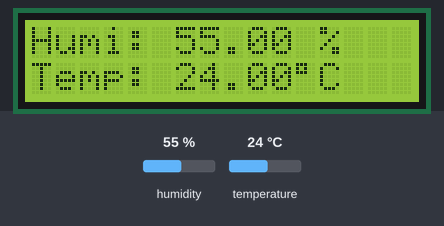
A sketch run on a simulated Arduino Uno, built for the host (arithmetic inside an expression is 32-bit, double 64-bit). On the bench: 16×2 character LCD. The test bench sets the inputs (shaded band); at power-on: humidity 55 %, temperature 24 °C. WiFi joins after 1.5 s; servers stay silent unless stated; what the sketch prints to the serial monitor is not drawn.

Above: at 4.7 s.
4.8 s: humidity set to 22 %
At 6.4 s:
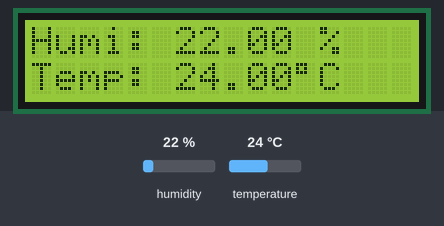
7.5 s: temperature set to 12 °C
At 8.5 s:
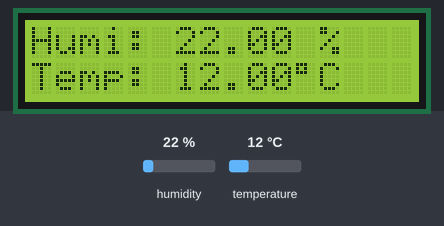
10.2 s: humidity set to 40 %
At 12.6 s:
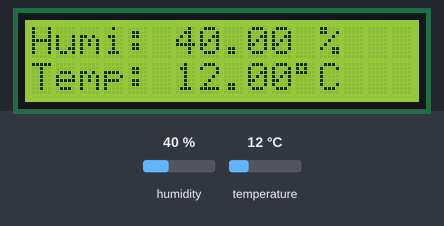
13.4 s: temperature set to 19 °C
At 14.6 s:
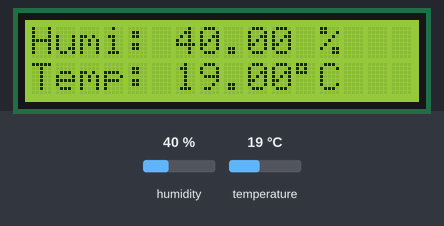
Timing chart, 0 to 16.4 s (numbered marks = the images above; inputs shaded):
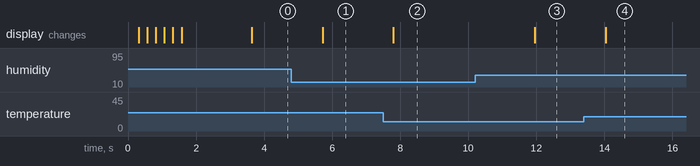

Measured:
- after the input at 4.8 s, the display: changes after 0.92 s (image 1)
- after the input at 7.5 s, the display: changes after 0.30 s (image 2)
- after the input at 10.2 s, the display: changes after 1.8 s (image 3)
- after the input at 13.4 s, the display: changes after 0.64 s (image 4)

The sketch:

ESP8266_WiFiEsp.ino
```cpp
#include "DHT.h"
#include "LiquidCrystal_I2C.h"
#include "Wire.h"
#include "SoftwareSerial.h"
#include <WiFiEsp.h>        // 只能在傳輸速率 9600 時執行
#include <PubSubClient.h>

/*
 *  LCD Pins            Arduino Pin
 *  ----------------------------------
 *  GND                 GND
 *  VCC                 5V
 *  SDA                 SDA
 *  SCL                 SCL
 *
 *  DHT Pins            Arduino Pin
 *  ----------------------------------
 *  1 (VDD, 3~5.5V)     3.3V
 *  2 (Data)            D5
 *  3 (NC)
 *  4 (GND)             GND
 *
 *  ESP8266 Pin         Arduino Pin
 *  ----------------------------------
 *  1 (GND)             GND
 *  2 (GPIO2)           NC
 *  3 (GPIO0)           NC
 *  4 (RX)              D3
 *  5 (VCC)             3.3V (External Power)
 *  6 (RST)             NC
 *  7 (CH_PD)           3.3V
 *  8 (TX)              D4
 *
 */

/* ---  Serial setup  --- */
#define BAUD_SERIAL       9600        // 序列埠傳輸速率設定為 9600 bps
#define DELAY_MS          1000        // 系統預設延遲時間

/* ---  LCD setup  */
LiquidCrystal_I2C LCD1602(0x27, 2, 1, 0, 4, 5, 6, 7, 3, POSITIVE);

/* ---  DHT  --- */
#define DHTPIN  5
#define DHTTYPE DHT11
DHT dht(DHTPIN, DHTTYPE);

/* ---  ESP8266 setup  --- */
/*
 * Be aware that 115200 will not work with software serial.
 * With Arduino Uno must set the a lower baud rate, ex. 9600
 */
#define BAUD_ESP8266      115200
#define WiFi_SSID         "xxxxxxxx"
#define WiFi_PSWD         "xxxxxxxx"

#define RXPIN     3                  // ESP8266 TX -> MCU D3
#define TXPIN     4                  // ESP8266 RX -> MCU D4
SoftwareSerial ESP8266(RXPIN, TXPIN);

/* ---  MQTT setup --- */
const char* MQTT_SERVER = "m16.cloudmqtt.com";
const int   MQTT_PORT   = 11344;
const char* MQTT_TOKEN  = "";

const char* clientID = "80:7d:3a:72:5d:5f"; // MAC address as Client ID
const char* topic = "Arduino/DHT11";        // MQTT topic


void setup()
{
  Serial.begin(BAUD_SERIAL);
  Serial.println("Arduino...OK!");

  lcd_Setting();
  Serial.println("LCD...OK");

  dht.begin();
  Serial.println("DHT...OK!");

  wifi_Setting();
}

void loop()
{
  float h = dht.readHumidity();
  float t = dht.readTemperature();

  if (isnan(h) || isnan(t)) {
    Serial.println("Failed to read from DHT sensor!");
    return;
  }
  printSerial(h, t); printLCD(h, t);

  delay(DELAY_MS);
}

void lcd_Setting()
{
  // LCD initializing, default state is open backlight.
  LCD1602.begin(16, 2);
  LCD1602.clear();

  // Flash three times
  for(int i = 0; i < 3; i++) {
    LCD1602.backlight();    // open backlight
    delay(250);
    LCD1602.noBacklight();  // close backlight
    delay(250);
  }
  LCD1602.backlight();

  // 輸出初始化文字
  LCD1602.setCursor(0, 0); // 設定游標位置在第一行行首
  LCD1602.print("LCD...OK!");
}

void wifi_Setting()
{
  int WiFi_Status = WL_IDLE_STATUS;

  ESP8266.begin(BAUD_ESP8266);

  // ESP module is initializing...
  WiFi.init(&ESP8266);

  Serial.print("Connect to ");
  Serial.print(WiFi_SSID); Serial.println(" ...");

  int i=0;
  do{
    WiFi_Status = WiFi.begin(WiFi_SSID, WiFi_PSWD);
    Serial.print(++i); Serial.print(" ");
    delay(500);
  } while (WiFi_Status != WL_CONNECTED);
  Serial.println();

  Serial.println("WiFi connection established!");
  Serial.print("IP Address: ");
  Serial.println(WiFi.localIP());
}


void printSerial(float h, float t)
{
  String outstr = "Humi = " + String(h) + " %"
                +",\tTemp = " + String(t) + "°C ";
  Serial.println(outstr);
}

void printLCD(float h, float t)
{
  String row1 = "Humi: " + String(h) + " %";

  // '°' = (char)223
  String unit = String((char)223) + "C";
  String row2 = "Temp: " + String(t) + unit;

  LCD1602.clear();
  LCD1602.setCursor(0, 0); LCD1602.print(row1);
  LCD1602.setCursor(0, 1); LCD1602.print(row2);
}
```
